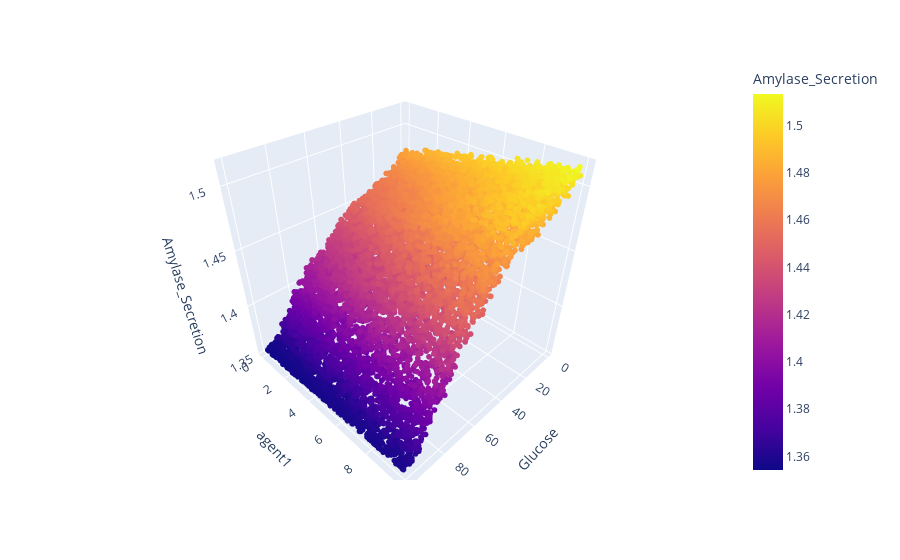

Notebook code cell kept with this figure:
### Markdown cell above
The trained agent learns a policy where amylase secretion is tightly regulated by glucose levels

### Code cell
fig=px.scatter_3d(states,x="Glucose",y="agent1",z="Amylase_Secretion",color="Amylase_Secretion")
fig.update_traces(marker=dict(size=2,))

### Figure 1 — Plotly figure (JSON) as saved in the notebook; plotly's stock layout.template omitted (floating-point values rounded to 4 significant figures; data arrays with more than 128 entries replaced by an {"elided": "..."} marker saying what was removed)
{"data": [{"hovertemplate": "Glucose=%{x}<br>agent1=%{y}<br>Amylase_Secretion=%{marker.color}<extra></extra>", "legendgroup": "", "marker": {"color": {"elided": "10000 float values"}, "coloraxis": "coloraxis", "size": 2, "symbol": "circle"}, "mode": "markers", "name": "", "scene": "scene", "showlegend": false, "type": "scatter3d", "x": {"elided": "10000 float values"}, "y": {"elided": "10000 float values"}, "z": {"elided": "10000 float values"}}], "layout": {"coloraxis": {"colorbar": {"title": {"text": "Amylase_Secretion"}}, "colorscale": [[0, "#0d0887"], [0.1111, "#46039f"], [0.2222, "#7201a8"], [0.3333, "#9c179e"], [0.4444, "#bd3786"], [0.5556, "#d8576b"], [0.6667, "#ed7953"], [0.7778, "#fb9f3a"], [0.8889, "#fdca26"], [1, "#f0f921"]]}, "legend": {"tracegroupgap": 0}, "margin": {"t": 60}, "scene": {"domain": {"x": [0, 1], "y": [0, 1]}, "xaxis": {"title": {"text": "Glucose"}}, "yaxis": {"title": {"text": "agent1"}}, "zaxis": {"title": {"text": "Amylase_Secretion"}}}}}
